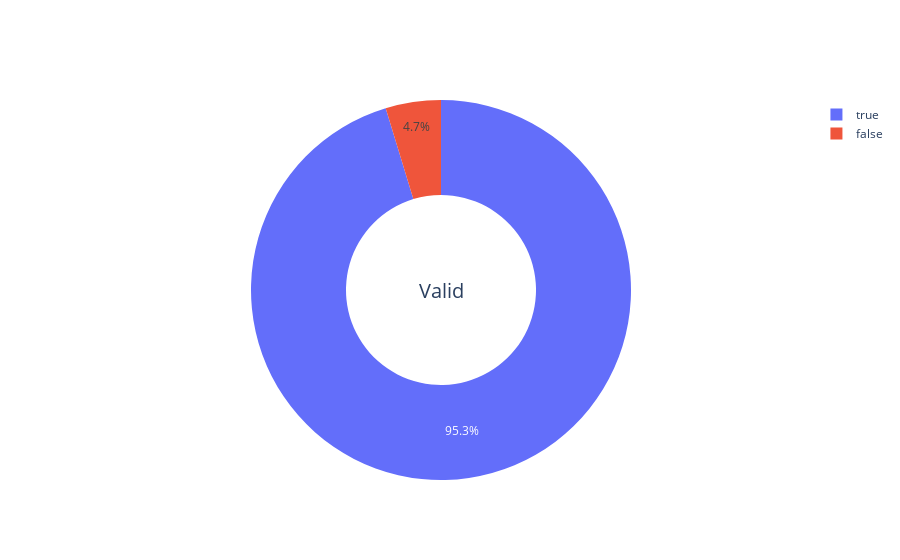

The cell this chart's notebook holds for it:
### Code cell
def make_doi_valid_pie_chart_data(doi_store):
    values = doi_store.distinct("valid")
    result = dict()
    for v in values:
        result[v] = doi_store.count(criteria={"valid":v})
    return result
data = make_doi_valid_pie_chart_data(doi_store)
draw_pie_graph(labels = list(data.keys()), values=list(data.values()), name="Valid")

### Figure 1 — Plotly figure (JSON) as saved in the notebook; plotly's stock layout.template omitted (floating-point values rounded to 4 significant figures)
{"data": [{"hole": 0.5, "labels": [false, true], "name": "Valid", "type": "pie", "values": [196, 3973]}], "layout": {"annotations": [{"font": {"size": 20}, "showarrow": false, "text": "Valid"}]}}
